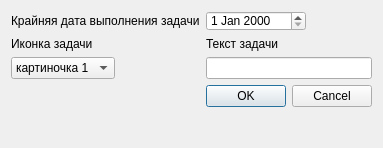
<?xml version="1.0" encoding="UTF-8"?>
<ui version="4.0">
 <class>Dialog</class>
 <widget class="QDialog" name="Dialog">
  <property name="geometry">
   <rect>
    <x>0</x>
    <y>0</y>
    <width>355</width>
    <height>148</height>
   </rect>
  </property>
  <property name="windowTitle">
   <string>Dialog</string>
  </property>
  <property name="modal">
   <bool>true</bool>
  </property>
  <layout class="QFormLayout" name="formLayout">
   <property name="rowWrapPolicy">
    <enum>QFormLayout::DontWrapRows</enum>
   </property>
   <property name="formAlignment">
    <set>Qt::AlignLeading|Qt::AlignLeft|Qt::AlignTop</set>
   </property>
   <item row="1" column="1">
    <widget class="QDateEdit" name="task_data">
     <property name="minimumSize">
      <size>
       <width>70</width>
       <height>20</height>
      </size>
     </property>
     <property name="maximumSize">
      <size>
       <width>100</width>
       <height>20</height>
      </size>
     </property>
    </widget>
   </item>
   <item row="3" column="1">
    <widget class="QLabel" name="label_text">
     <property name="text">
      <string>Текст задачи</string>
     </property>
    </widget>
   </item>
   <item row="1" column="0">
    <widget class="QLabel" name="label_data">
     <property name="text">
      <string>Крайняя дата выполнения задачи</string>
     </property>
    </widget>
   </item>
   <item row="3" column="0">
    <widget class="QLabel" name="label_image">
     <property name="text">
      <string>Иконка задачи</string>
     </property>
    </widget>
   </item>
   <item row="4" column="0">
    <widget class="QComboBox" name="image_box">
     <item>
      <property name="text">
       <string>картиночка 1</string>
      </property>
     </item>
    </widget>
   </item>
   <item row="4" column="1">
    <widget class="QLineEdit" name="task_text">
     <property name="minimumSize">
      <size>
       <width>140</width>
       <height>20</height>
      </size>
     </property>
    </widget>
   </item>
   <item row="7" column="1">
    <widget class="QDialogButtonBox" name="buttonBox">
     <property name="orientation">
      <enum>Qt::Horizontal</enum>
     </property>
     <property name="standardButtons">
      <set>QDialogButtonBox::Cancel|QDialogButtonBox::Ok</set>
     </property>
    </widget>
   </item>
  </layout>
 </widget>
 <resources/>
 <connections>
  <connection>
   <sender>buttonBox</sender>
   <signal>accepted()</signal>
   <receiver>Dialog</receiver>
   <slot>accept()</slot>
   <hints>
    <hint type="sourcelabel">
     <x>248</x>
     <y>254</y>
    </hint>
    <hint type="destinationlabel">
     <x>157</x>
     <y>274</y>
    </hint>
   </hints>
  </connection>
  <connection>
   <sender>buttonBox</sender>
   <signal>rejected()</signal>
   <receiver>Dialog</receiver>
   <slot>reject()</slot>
   <hints>
    <hint type="sourcelabel">
     <x>316</x>
     <y>260</y>
    </hint>
    <hint type="destinationlabel">
     <x>286</x>
     <y>274</y>
    </hint>
   </hints>
  </connection>
 </connections>
</ui>
